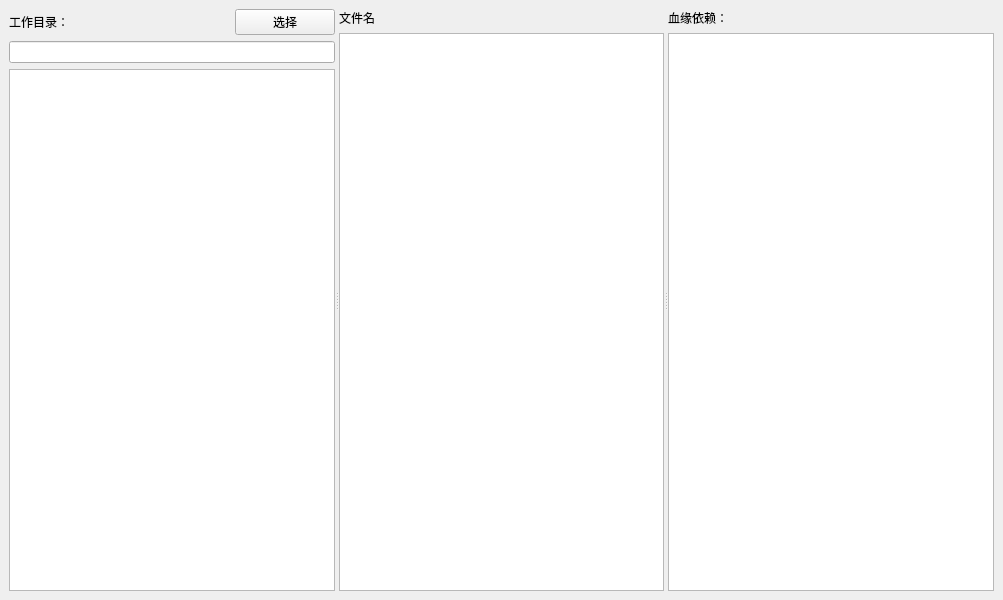
<?xml version="1.0" encoding="UTF-8"?>
<ui version="4.0">
 <class>MainWindow</class>
 <widget class="QMainWindow" name="MainWindow">
  <property name="geometry">
   <rect>
    <x>0</x>
    <y>0</y>
    <width>1003</width>
    <height>600</height>
   </rect>
  </property>
  <property name="windowTitle">
   <string>依赖解析</string>
  </property>
  <widget class="QWidget" name="centralwidget">
   <layout class="QHBoxLayout" name="horizontalLayout">
    <item>
     <widget class="QSplitter" name="splitter">
      <property name="orientation">
       <enum>Qt::Horizontal</enum>
      </property>
      <widget class="QWidget" name="layoutWidget">
       <layout class="QVBoxLayout" name="verticalLayout_11">
        <item>
         <layout class="QHBoxLayout" name="horizontalLayout_19" stretch="3,1">
          <item>
           <widget class="BodyLabel" name="label_10">
            <property name="sizePolicy">
             <sizepolicy hsizetype="Ignored" vsizetype="Preferred">
              <horstretch>0</horstretch>
              <verstretch>0</verstretch>
             </sizepolicy>
            </property>
            <property name="text">
             <string>工作目录：</string>
            </property>
           </widget>
          </item>
          <item>
           <widget class="PushButton" name="btn_dir_blood">
            <property name="sizePolicy">
             <sizepolicy hsizetype="Fixed" vsizetype="Fixed">
              <horstretch>0</horstretch>
              <verstretch>0</verstretch>
             </sizepolicy>
            </property>
            <property name="minimumSize">
             <size>
              <width>100</width>
              <height>0</height>
             </size>
            </property>
            <property name="text">
             <string>选择</string>
            </property>
           </widget>
          </item>
         </layout>
        </item>
        <item>
         <widget class="LineEdit" name="edt_dir_blood">
          <property name="readOnly">
           <bool>true</bool>
          </property>
         </widget>
        </item>
        <item>
         <widget class="ListWidget" name="lsw_blood"/>
        </item>
       </layout>
      </widget>
      <widget class="QWidget" name="layoutWidget_2">
       <layout class="QVBoxLayout" name="verticalLayout_12">
        <item>
         <widget class="BodyLabel" name="lab_file_name">
          <property name="text">
           <string>文件名</string>
          </property>
         </widget>
        </item>
        <item>
         <widget class="TextEdit" name="edt_file_content">
          <property name="lineWrapMode">
           <enum>QTextEdit::NoWrap</enum>
          </property>
          <property name="readOnly">
           <bool>true</bool>
          </property>
         </widget>
        </item>
       </layout>
      </widget>
      <widget class="QWidget" name="layoutWidget_3">
       <layout class="QVBoxLayout" name="verticalLayout_13">
        <item>
         <widget class="BodyLabel" name="label_9">
          <property name="text">
           <string>血缘依赖：</string>
          </property>
         </widget>
        </item>
        <item>
         <widget class="TextEdit" name="edt_file_blood">
          <property name="lineWrapMode">
           <enum>QTextEdit::NoWrap</enum>
          </property>
          <property name="readOnly">
           <bool>true</bool>
          </property>
         </widget>
        </item>
       </layout>
      </widget>
     </widget>
    </item>
   </layout>
  </widget>
 </widget>
 <customwidgets>
  <customwidget>
   <class>PushButton</class>
   <extends>QPushButton</extends>
   <header location="global">qfluentwidgets</header>
  </customwidget>
  <customwidget>
   <class>LineEdit</class>
   <extends>QLineEdit</extends>
   <header location="global">qfluentwidgets</header>
  </customwidget>
  <customwidget>
   <class>TextEdit</class>
   <extends>QTextEdit</extends>
   <header location="global">qfluentwidgets</header>
  </customwidget>
  <customwidget>
   <class>ListWidget</class>
   <extends>QListWidget</extends>
   <header>qfluentwidgets</header>
  </customwidget>
  <customwidget>
   <class>BodyLabel</class>
   <extends>QLabel</extends>
   <header location="global">qfluentwidgets</header>
  </customwidget>
 </customwidgets>
 <resources/>
 <connections/>
</ui>
